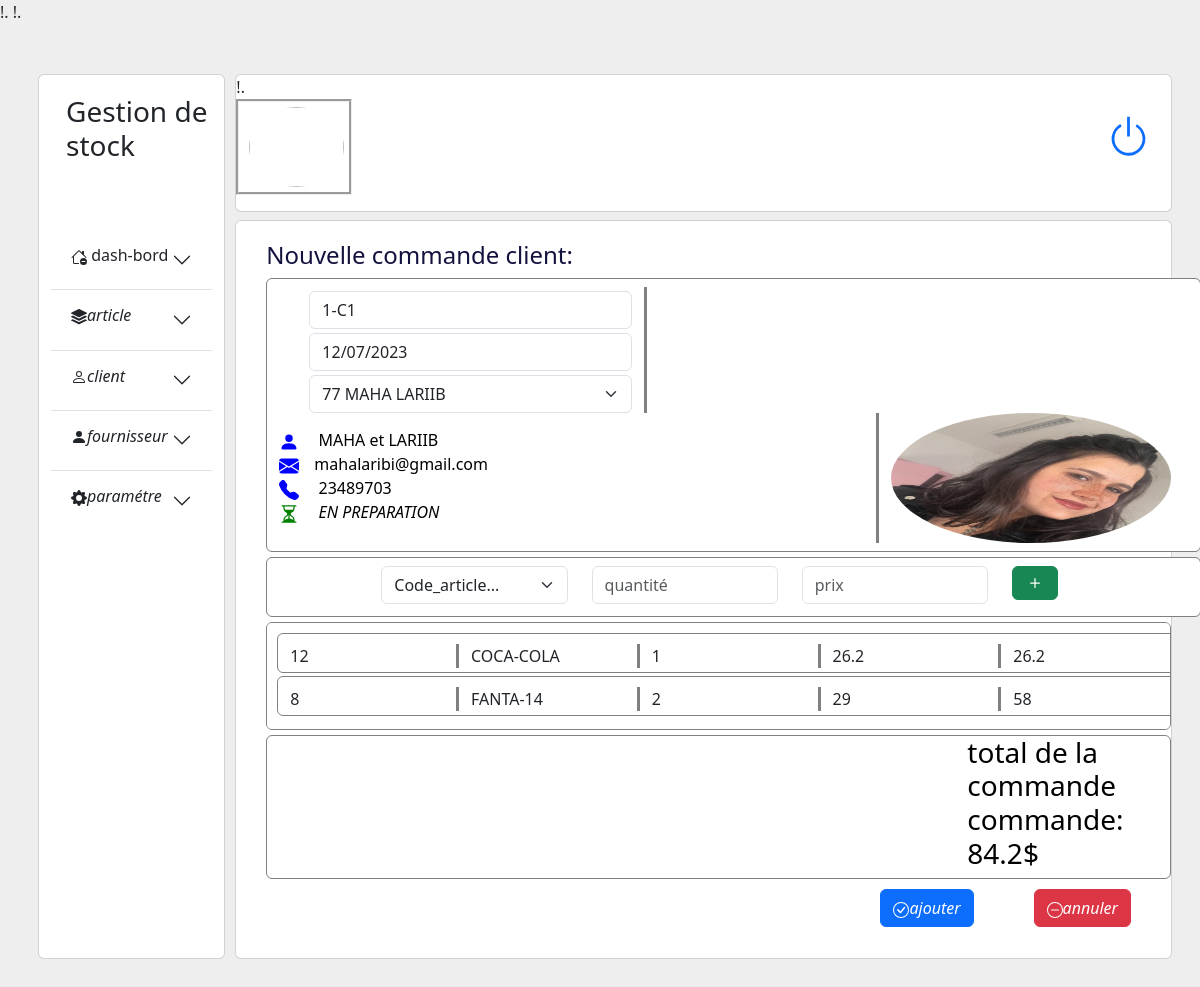
The app's page /ajoutercommande2-client.php with its own data.
### tables this page shows
CREATE TABLE `commande_client` (
  `code_commande` int(11) NOT NULL,
  `date_crÃ©ation` date NOT NULL,
  `date_modification` date NOT NULL,
  `etat_commande` varchar(30) NOT NULL,
  `id_client` int(20) NOT NULL,
  `id_commande` varchar(20) NOT NULL
);

CREATE TABLE `client` (
  `id_client` int(20) NOT NULL,
  `date_creation` date NOT NULL,
  `date_modification` date NOT NULL,
  `adresse` varchar(60) NOT NULL,
  `code_postale` varchar(60) NOT NULL,
  `pays` varchar(60) NOT NULL,
  `ville` varchar(60) NOT NULL,
  `mail` varchar(80) NOT NULL,
  `nom` varchar(30) NOT NULL,
  `prenom` varchar(30) NOT NULL,
  `tel` varchar(300) NOT NULL,
  `photo` varchar(400) NOT NULL,
  `content` mediumtext NOT NULL
);

CREATE TABLE `commande_ligne_client` (
  `id_lignec` int(20) NOT NULL,
  `date_crÃ©ation` date NOT NULL,
  `date_modification` date NOT NULL,
  `quantite` int(30) NOT NULL,
  `total_prix` double NOT NULL,
  `id_article` int(20) NOT NULL,
  `code_commande` int(20) NOT NULL
);

CREATE TABLE `article` (
  `id_article` int(20) NOT NULL,
  `date_crÃ©ation` date NOT NULL,
  `date_modification` date NOT NULL,
  `designation` varchar(50) NOT NULL,
  `TVA` double NOT NULL,
  `HT` double NOT NULL,
  `TTC` double NOT NULL,
  `image` varchar(500) DEFAULT NULL,
  `code` varchar(30) NOT NULL,
  `content` varchar(600) NOT NULL
);

### ajoutercommande2-client.php (the view, shortened to what this page needs)
<?php
include("connexion.php");
$date_creation = date("Y-m-d");
?>
<!DOCTYPE html>
<html lang="en">
<head>
	  <link rel="stylesheet" href="bootstrap/css/bootstrap.css">
	   <scripy src="stylesheet" href="bootstrap/css/bootstrap.js">
		<link href="https://cdn.jsdelivr.net/npm/bootstrap@5.3.0-alpha1/dist/css/bootstrap.min.css" rel="stylesheet">
       <link rel="stylesheet" href="style_main.css">
</head>
<body >
<div class="main-container ">
    <div class="row min-width  min-height-600 no-flex-wrap ">
        <div class="card marg-left col-md-2 ">
        <?php
            require('left.php');
            ?>
        </div>
    <div class="card col-md-10 pad back-main border-none">
      <div class="col pad flex-column justify-content-between">
        <div class="card min-height-90 mb-2">
            <?php
            require('header.php');
            ?>
        </div>
    <div class="card main-height ">
    <div><h4 class="lister">Nouvelle commande client:</h4></div>
    <form name='form' method="POST" enctype="multipart/form-data" action="commande2_action_client.php">
    <?php
   $sql2 = "SELECT * FROM commande_client c join client a on c.id_client=a.id_client ORDER BY c.code_commande DESC LIMIT 1";
   $resultat2 = mysqli_query($conx, $sql2);
   if ($resultat2) {
       $ligne2 = mysqli_fetch_array($resultat2);
       $code_commande=$ligne2['id_commande'];;
       $derniere_valeur2 = $ligne2['code_commande'];
       $code_client=$ligne2['id_client'];
   }
    ?>
    <div><div class="container card "style="max-width:1290px;margin-left:30px; border:wave;border-color:grey; ">
    <div class=" row" style="margin-top:8px; margin-bottom:8px;">
    <div class="col " style="border-right:solid; border-color:grey; margin-left:30px;max-width:350px">
       <input type="text" class="cod-commande form-control" value="<?php echo $code_commande;?>"name="code_commande" placeholder="code-commande" aria-label="First name" readonly="readonly" >
      <input type="date"  class="form-control cod-commande" name="date" value="<?=$date_creation ;?>"aria-label="First name" readonly="readonly" required>
      <select  id="mySelect" name="code_client"  class="form-select cod-commande">
      <option value="<?=$code_client;?>" readonly="readonly" required selected><?=$code_client, ' ' ,$ligne2['nom'],' ',$ligne2['prenom'] ?></option>
      </select>
      </div>
      <div id="data-container" class="row" style="max-width:1000px;">
      <?="<div class='col ' style=' margin-top:15px;'>
    <i class='bi bi-person-fill'style='color:blue; margin-top:7px;'><svg xmlns='http://www.w3.org/2000/svg'  width='20' height='20' fill='currentColor' class='bi bi-person-fill' viewBox='0 0 16 16'>
      <path d='M3 14s-1 0-1-1 1-4 6-4 6 3 6 4-1 1-1 1H3Zm5-6a3 3 0 1 0 0-6 3 3 0 0 0 0 6Z'/>
      </svg></i> <label class='fw-bolde label1'>$ligne2[nom] et $ligne2[prenom]</label><br>
    <i class='bi bi-envelope-fill' style='color:blue; margin-top:10px;'><svg xmlns='http://www.w3.org/2000/svg'   width='20' height='20' fill='currentColor' class='bi bi-envelope-fill' viewBox='0 0 16 16'>
     </svg></i><label class='text-start label1'>  $ligne2[mail]</label><br>
     <i class='bi bi-telephone-fill'style='color:blue; margin-top:10px;'><svg xmlns='http://www.w3.org/2000/svg'   width='20' height='20' fill='currentColor' class='bi bi-telephone-fill' viewBox='0 0 16 16'>
      </svg></i> <label class='text-start label1'>$ligne2[tel]</label><BR>
     <i class='bi bi-hourglass-split'style='color:green; margin-top:10px;'><svg xmlns='http://www.w3.org/2000/svg'   width='20' height='20' fill='currentColor' class='bi bi-hourglass-split' viewBox='0 0 16 16'>
      </svg> <label class='text-start label1'>EN PREPARATION</label></i>
   </div>
    <div class='col'  style='border-left:solid;border-color:grey;max-width:300px;'>
     <img  class='rounded-circle'src='$ligne2[photo]' style='width:280px;height:130px;margin-right:40px;'>
    </div>";?>
    </div>
    </div>
    </div>
    <div><div class="container card "style="margin-top:5px;max-width:1290px;margin-left:30px; max-height:60px;border:wave;border-color:grey; ">
    <div class=" row"style="margin-left:60px;max-width:1200px;border-color:grey;">
    <div class="col" style=" border-color:grey; margin-left:30px;max-width:350px;">
    <select style="margin-top:8px;"  id="mySelectarticle" name="code_article" class="form-select cod-commande">
      <option selected>Code_article...</option>
      </select>
     <br>
      </div>
      <div class="col " style="border-right:; color:grey;max-width:350px;">
        <input type="number"  style="margin-top:8px;" class="cod-commande form-control" placeholder="quantité" name="quantité" aria-label="First name">
     </div>
      <div class="col"  id="data-containerarticle" style="max-width:200px;border-right:; color:grey; max-width:350px;">
        <input type="number" style="margin-top:8px;" class="cod-commande form-control" placeholder="prix" name="prix-total"  readonly="readonly" required>
      </div>
      <div class="col"  style="max-width:200px;">
      <button type="submit" name="ajouter" style="max-width:100;max-height:100px;margin-top:8px;margin-left:px;" class="btn btn-success"><i  class="bi bi-plus">
      <svg xmlns="http://www.w3.org/2000/svg" width="20" height="20" fill="currentColor" class="bi bi-plus" viewBox="0 0 16 16">
       <path d="M8 4a.5.5 0 0 1 .5.5v3h3a.5.5 0 0 1 0 1h-3v3a.5.5 0 0 1-1 0v-3h-3a.5.5 0 0 1 0-1h3v-3A.5.5 0 0 1 8 4z"/>
      </svg>
      </button>  </i>
      </div>
    </div>
    </div>
  <div class=" overflow-auto card "style="border:wave;border-color:grey;  margin-top:5px; max-width:1290px; min-height:30px;  max-height:190px; margin-left:30px;">
     <div style="margin-top:10px;margin-bottom:10px;">
        <?php
          $req="SELECT * from commande_ligne_client c join article a on a.id_article=c.id_article where c.code_commande='$derniere_valeur2'";
          $res=mysqli_query($conx,$req);
                if(!$res)
                {
                 die("invalide requete!");
                }
                else
                {
                  $somme=0;
               while($row= $res->fetch_assoc())
                {
                 $somme=$somme+$row['total_prix'];
                    echo"
                    <div class='container card 'style='border:wave; border-color:grey;margin-top:px;margin-bottom:3px; max-width:1250px;max-height:40px;margin-left:10px;'>
                    <div class='row 'style='margin-top:10px; margin-bottom:10px;'>
                    <div class='col' style='border-right:solid; border-color:grey;'>$row[id_article]</div>
                    <div class='col'style='border-right:solid;border-color:grey;'>$row[designation]</div>
                    <div class='col'style='border-right:solid;border-color:grey;'>$row[quantite]</div>
                    <div class='col'style='border-right:solid;border-color:grey;'>$row[TTC]</div>
                    <div class='col'>$row[total_prix]</div>
                    </div>
                    </div>";
                }
            }
         ?>
     </div>
    </div>
    <div class=" card "style="border:wave;border-color:grey;   max-width:1300px;margin-left:30px;margin-top:5px;">
    <h3 style="color:black;margin-left:700px;">total de la commande commande: <?=$somme;?>$</h3>
   </div>
    <div>
       <div class="div-flex d-flex justify-content-end">
          <a href="commandeclient.php"> <button type="button"class="btn btn1-ajouter btn-primary"  name="valider"><i class="bi bi-check-circle">ajouter</i></button>
           </a>
           <button type="reset" class="btn  btn-danger" name="anuuler"><i class="bi bi-dash-circle"><svg xmlns="http://www.w3.org/2000/svg" width="16" height="16" fill="currentColor" class="bi bi-dash-circle" viewBox="0 0 16 16">
            <path d="M8 15A7 7 0 1 1 8 1a7 7 0 0 1 0 14zm0 1A8 8 0 1 0 8 0a8 8 0 0 0 0 16z"/>
            <path d="M4 8a.5.5 0 0 1 .5-.5h7a.5.5 0 0 1 0 1h-7A.5.5 0 0 1 4 8z"/>
            </svg>annuler</i></button>
         </div>
    </div>
</div>
              </form>
      </div>
     </div>
    </div>
   </div>
  </body>
</html>

### style_main.css (style rules this page uses)
.main-container { margin:50px; }
body { background:#edeeed; }
.min-height-600 { min-height:650px; }
.marg-left { margin-right:10px; }
.no-flex-wrap { flex-wrap:inherit; }
.back-main { background:#edeeed; }
.pad { padding-left:0px; padding-right:0px; }
.border-none { border:none; }
.min-height-90 { min-height:90px; }
.main-height { min-height:550px; }

### ajoutercommande2-client.php (style rules this page uses)
.lister { margin-left:30px; margin-top:20px; color:#13123f; }
.btn1-ajouter { margin-right:60px; }
.div-flex { margin-top:10px; margin-right:40px; margin-bottom:15px; }
.cod-commande { margin-top:4px; margin-right:20px; max-width:600px; }
.label1 { margin-left:15px; color:black; }

### records on screen
commande_client: code_commande "1-C1", code_client "77 MAHA LARIIB", id_client.nom "MAHA", id_client.prenom "LARIIB", id_client.mail "mahalaribi@gmail.com", id_client.tel "23489703", id_client.photo (picture)
commande_ligne_client: id_article.id_article "12", id_article.designation "COCA-COLA", quantite "1", id_article.TTC "26.2", total_prix "26.2"
commande_ligne_client: id_article.id_article "8", id_article.designation "FANTA-14", quantite "2", id_article.TTC "29", total_prix "58"

### other values on screen
$somme "84.2"
